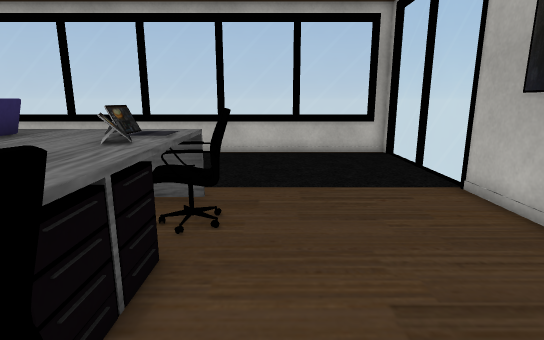
view 1 (above)

18 first-person views from a walk through a 3-D level made in the Unity game engine. The camera is 1.3 m above the floor, tilts 12° down and sees 80° across. The floor is counted in squares, 0.5 m on a side. Each view is taken from the middle of a square. On the plan, view 1 faces up. The plan holds only what a view shows up to about 20 squares ahead; the rest is blank. The player character is not drawn. Some surface patterns are stand-ins.

view 2
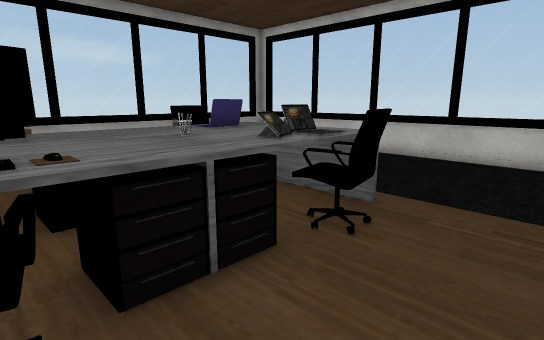

view 3
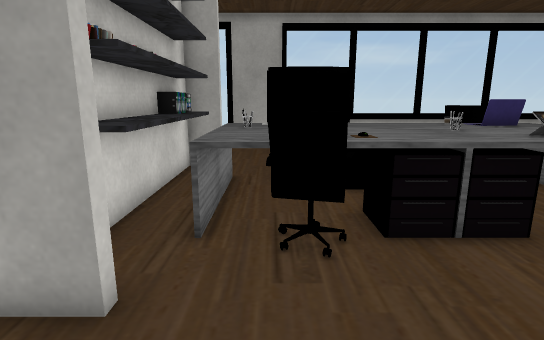

view 4
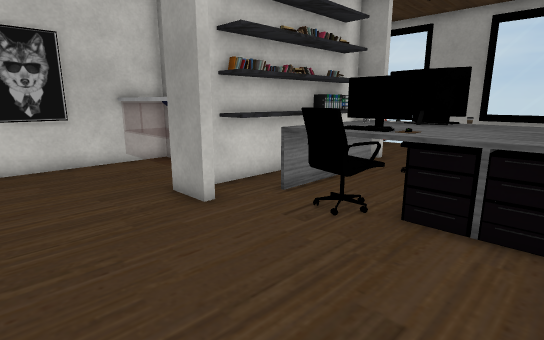

view 5
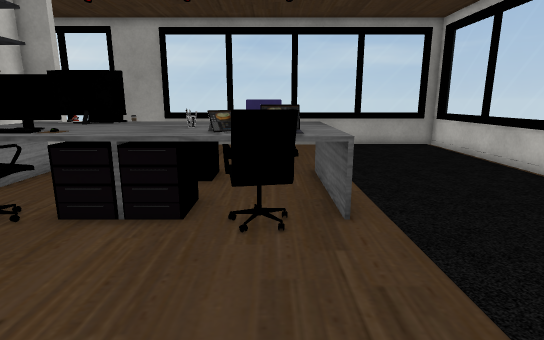

view 6
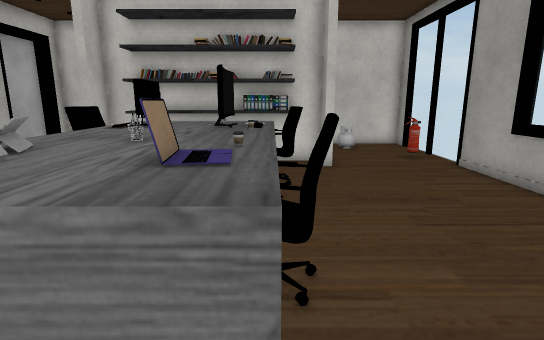

view 7
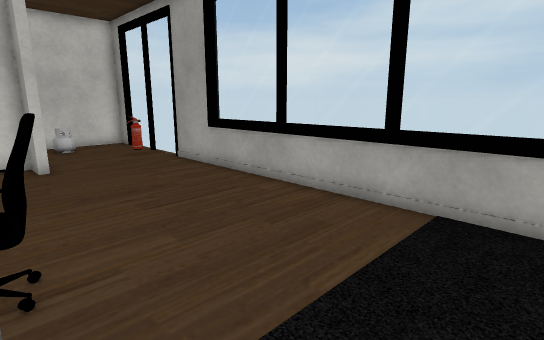

view 8
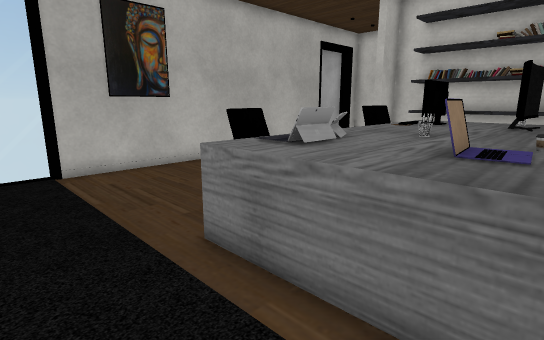

view 9
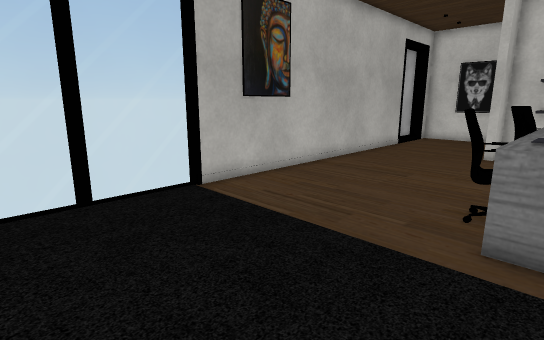

view 10
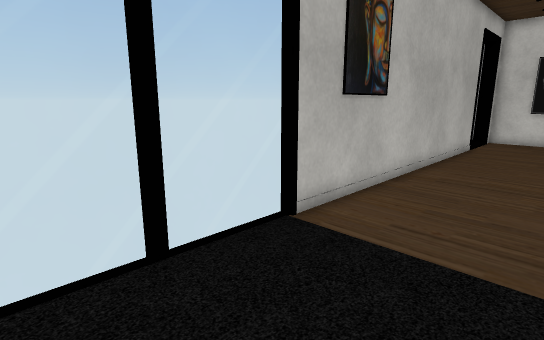

view 11
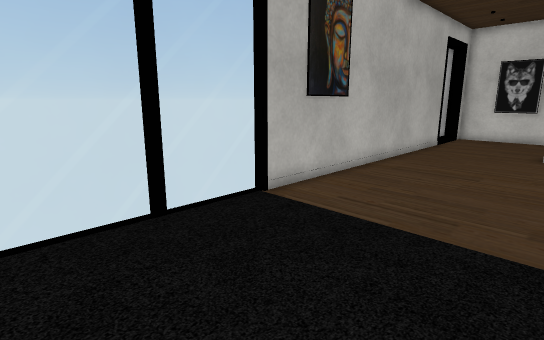

view 12
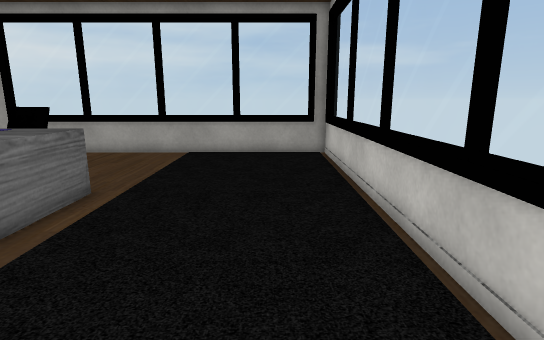

view 13
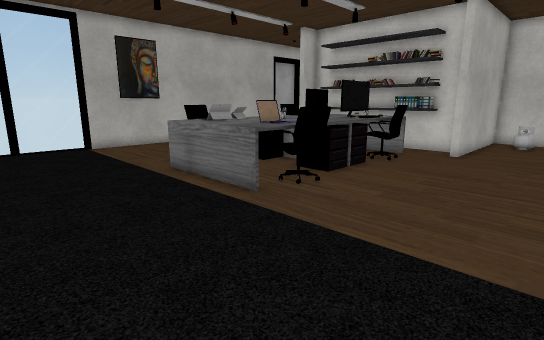

view 14
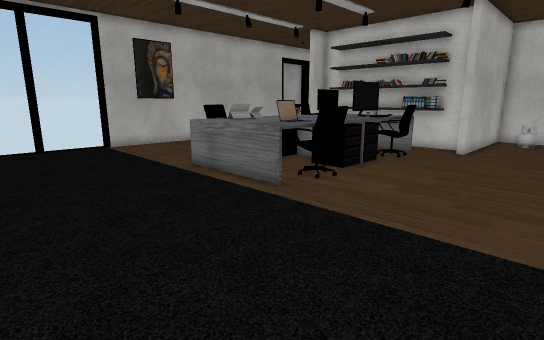

view 15
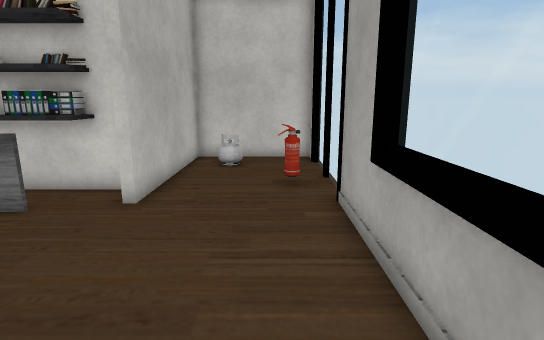

view 16
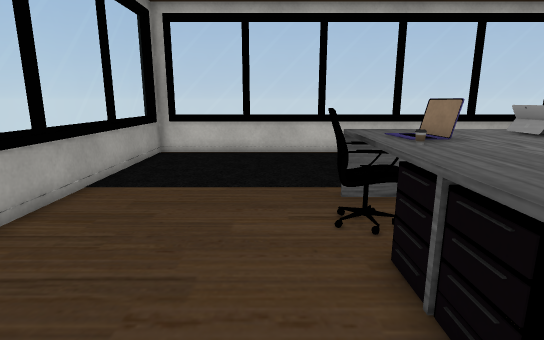

view 17
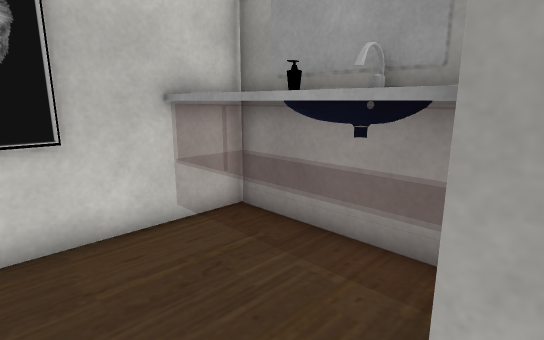

view 18
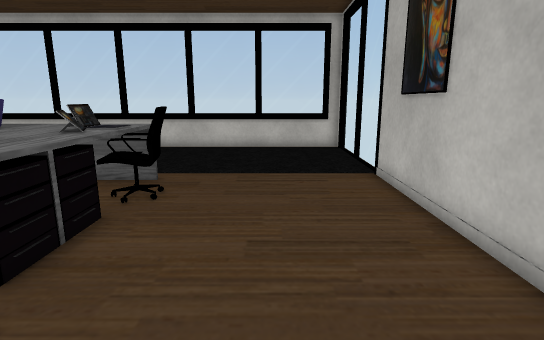

### Floor plan
Key: @ floor where view 1 was taken; # wall or solid block; . floor; = window, fence, low wall or low ledge; ^ raised ledge; O other object.
Columns run from 15 left of view 1 to 6 right of it. Each row starts with its distance up from view 1.
 17 ##==================##
 16 #...............  ...#
 15 =....................=
 14 =....................=
 13 =....................=
 12 =....................=
 11 =....................=
 10 =....................=
  9 =.......^^^^^^.......#
  8 =.......^^^^^^=......#
  7 =......=^^^^^^=......#
  6 =......#^^^^^^#......#
  5 =.......^^^^^^.......#
  4 =.......^^^^^^.......#
  3 =.......^^^^^O.......#
  2 =.......^^^^^^.......#
  1 =......#^^^^^^#......#
  0 #......#^^^^^^#@.....#
 -1 #.......^^^^^^.......#
 -2 #.....##########.....#
 -3 =.....##########.....#
 -4 =OO...# ######^=.....#
 -5 #.....#      ^^=.....#
 -6 =.....#      ^^=.....#
 -7 =.....#      ^^=.....#
 -8 #.....#      ^ =.....#
 -9 #######      ^^^######
-10                 #

Where each view was taken, in squares from view 1:
view 1: 0 up, 0 right, facing up
view 2: 1 up, 2 right, facing up-left
view 3: 0 up, 4 right, facing left
view 4: 5 up, 5 right, facing down-left
view 5: 7 up, 5 right, facing left
view 6: 11 up, 7 left, facing down
view 7: 12 up, 7 left, facing down-left
view 8: 12 up, 7 left, facing down-right
view 9: 15 up, 3 left, facing down-right
view 10: 15 up, 1 right, facing down-right
view 11: 16 up, 1 left, facing down-right
view 12: 14 up, 2 right, facing left
view 13: 15 up, 14 left, facing down-right
view 14: 16 up, 14 left, facing down-right
view 15: 6 up, 13 left, facing down
view 16: 0 up, 9 left, facing up
view 17: 3 down, 3 right, facing down-left
view 18: 2 down, 2 right, facing up
